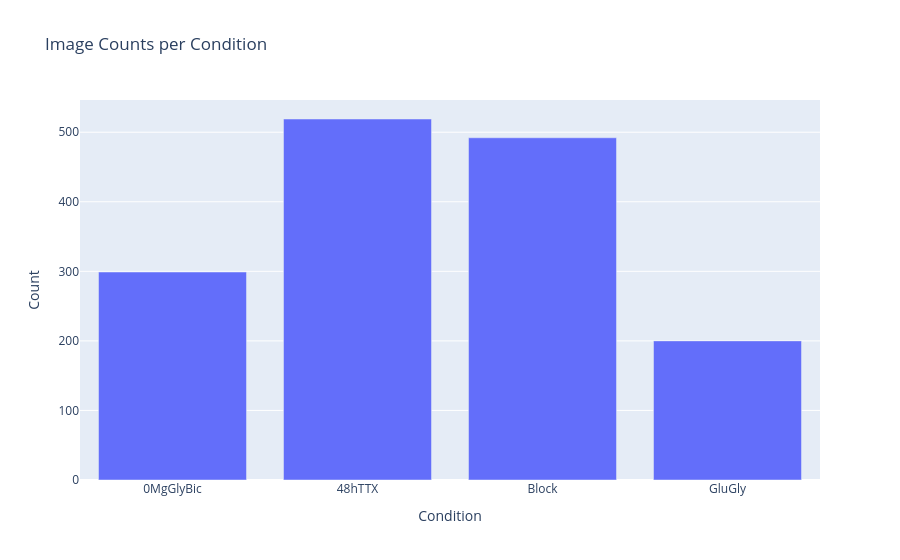

Notebook code for this chart:
### Code cell
# Plot number of images per group
pheno.plot_counts(group_by=["condition"])

### Figure 1 — Plotly figure (JSON) as saved in the notebook; plotly's stock layout.template omitted (floating-point values rounded to 4 significant figures)
{"data": [{"hovertemplate": "Condition=%{x}<br>Count=%{y}<extra></extra>", "legendgroup": "", "marker": {"color": "#636efa", "pattern": {"shape": ""}}, "name": "", "orientation": "v", "showlegend": false, "textposition": "auto", "type": "bar", "x": ["0MgGlyBic", "48hTTX", "Block", "GluGly"], "xaxis": "x", "y": [299, 519, 492, 200], "yaxis": "y"}], "layout": {"barmode": "relative", "legend": {"tracegroupgap": 0}, "title": {"text": "Image Counts per Condition"}, "xaxis": {"anchor": "y", "domain": [0, 1], "title": {"text": "Condition"}}, "yaxis": {"anchor": "x", "domain": [0, 1], "title": {"text": "Count"}}}}
